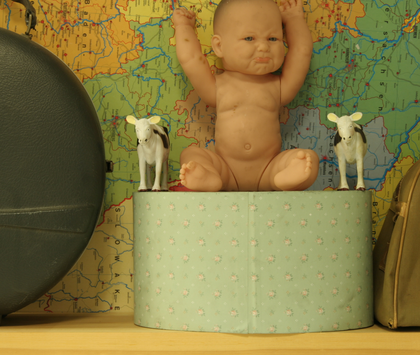
%> input picture images/baby1.png, 420 x 355 px, shrunk from 1312 x 1110 before the run
$ octave GridSearch.m   (GNU Octave 9; MATLAB toolbox functions it lacks are replaced by stand-ins)
%> lines starting %> are read from the running program, lines starting %| are printed output that depends on the picture
%% Reset
clear all;
close all;
%% Load and preprocess data
% Images found from this dataset: https://vision.middlebury.edu/stereo/data/scenes2006/
file1 = "images/baby1.png";
file2 = "images/baby2.png";
gt_file = "images/baby_gt.png";
I1 = imread(file1);
%> I1 is the input picture: size 355x420x3 uint8; mean R, G, B 135, 122, 67.5
I2 = imread(file2);
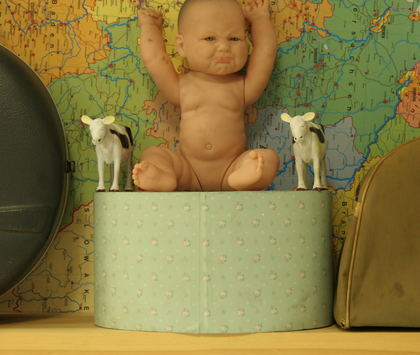
%> input picture images/baby2.png, 420 x 355 px, shrunk from 1312 x 1110 before the run
%> I2 is the input picture: size 355x420x3 uint8; mean R, G, B 137.1, 123.3, 67.4
GT = imread(gt_file);
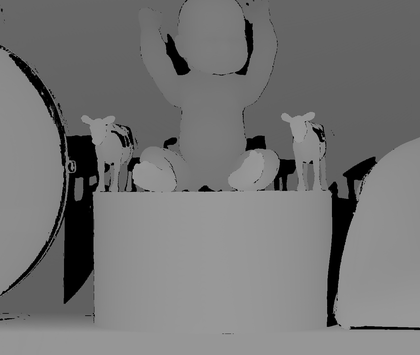
%> input picture images/baby_gt.png, 420 x 355 px, shrunk from 1312 x 1110 before the run
%> GT is the input picture: size 355x420 uint8; min 0, max 166, mean 116.9
ground = rescale(GT, 0, 255);
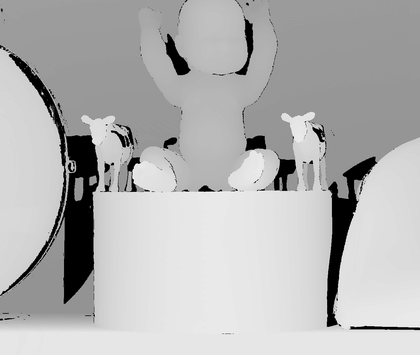
%> ground: size 355x420 double; min 0, max 255, mean 179.6

% Convert to grayscale.
% Rectified 2D, greyscale images IL and IR which are equal size mxn
IL = double(rgb2gray(I1));
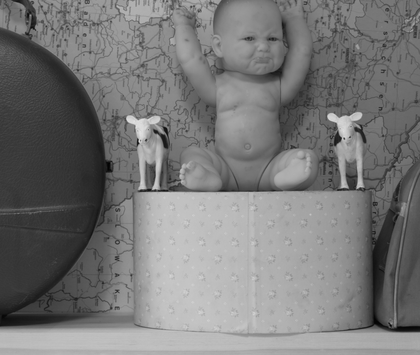
%> IL: size 355x420 double; min 3, max 225, mean 119.6
IR = double(rgb2gray(I2));
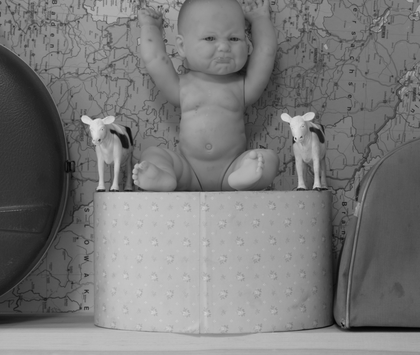
%> IR: size 355x420 double; min 2, max 222, mean 121.1
%% Setup Params

lambdas = [0.9, 0.99, 0.999]; %weight data fidelity muhc higher than smoothness
dt_mults = [0.3, 0.2, 0.1]; % make time step much smaller than limit of 2.5
num_iter = 100; % number of iterations running update scheme
results = zeros(9,3);
energy_plots = zeros(9, num_iter);

%% Run Grid Search
i = 1;
%> (the run ends here)
